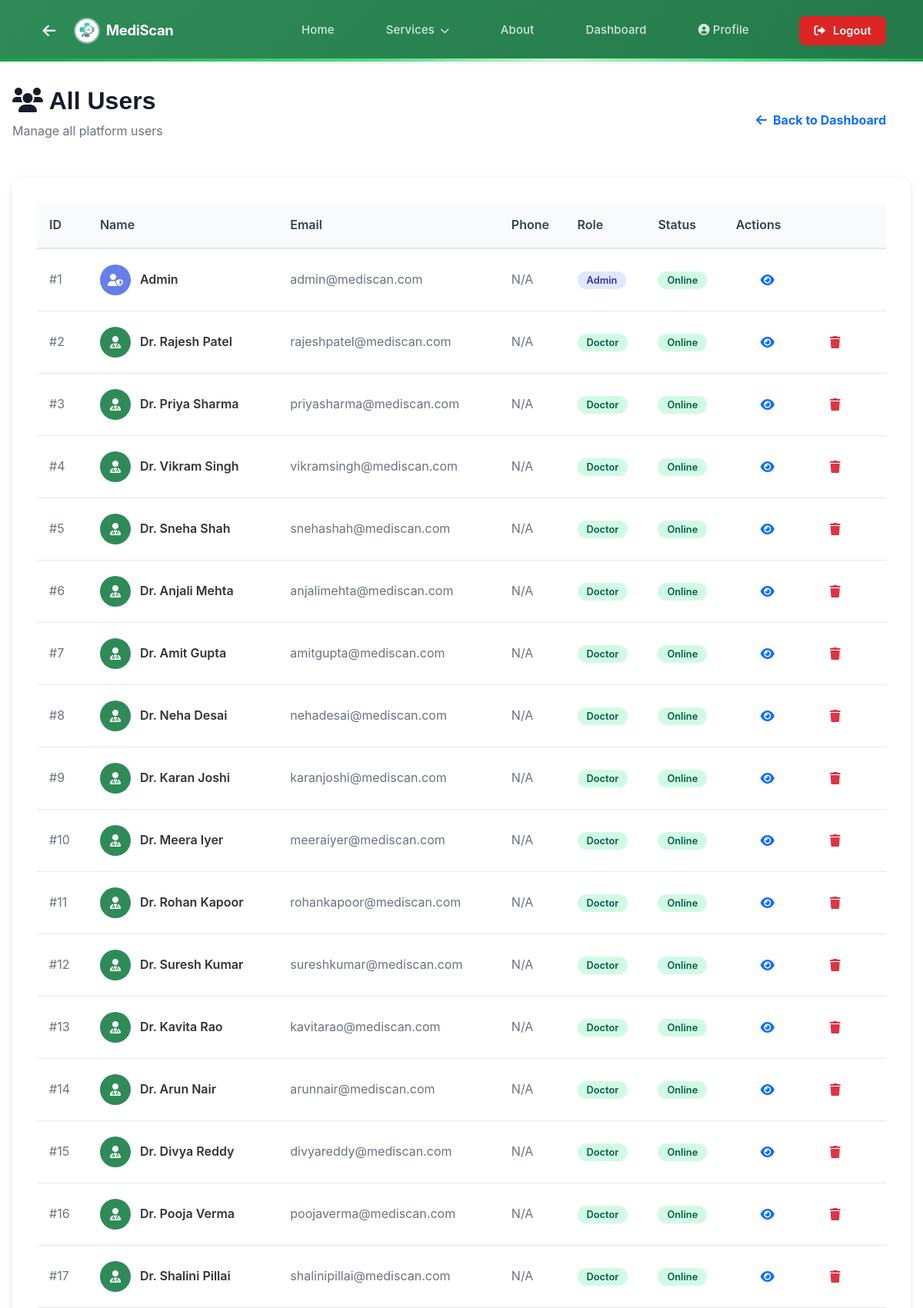
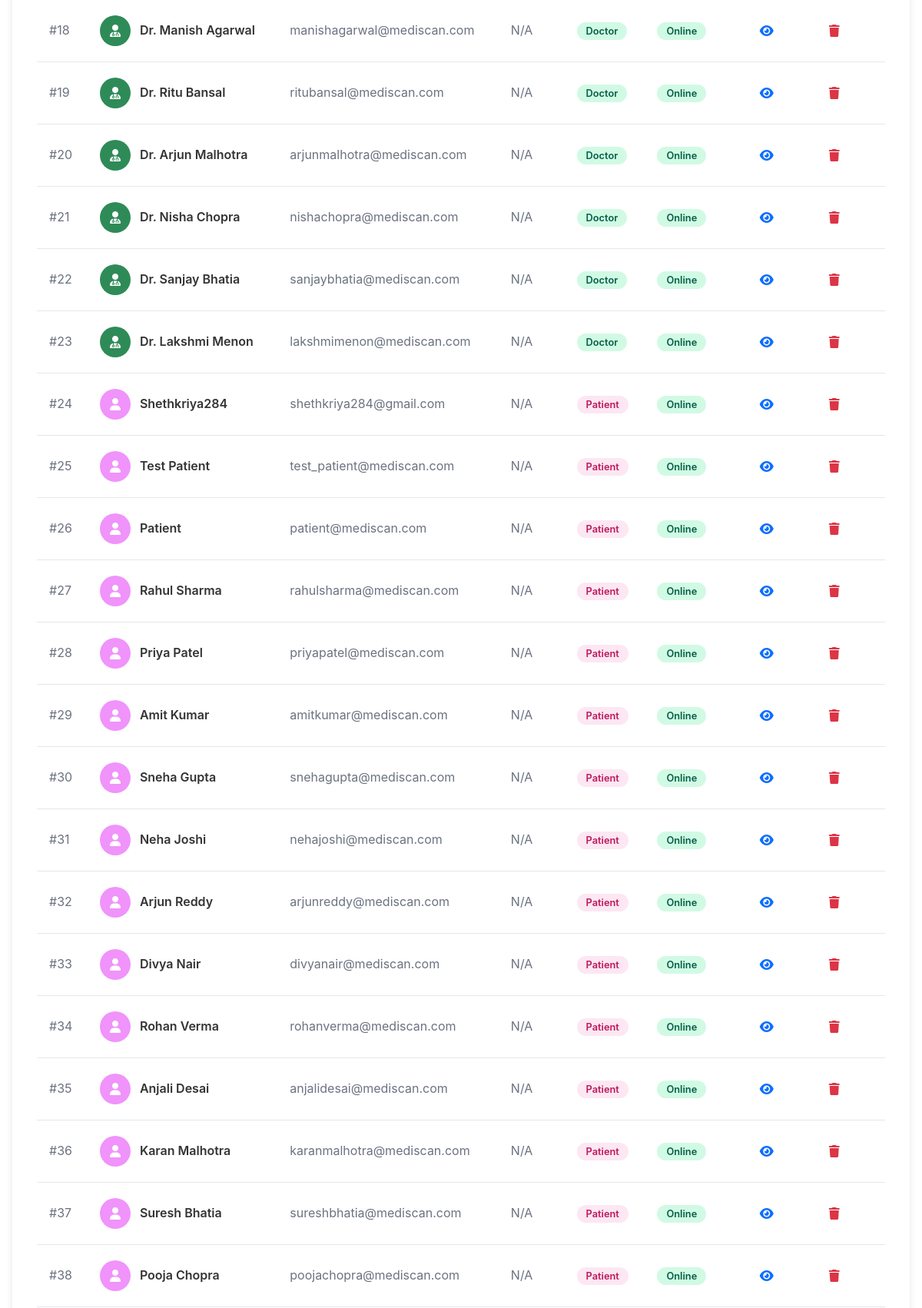
The app's page /admin/users (signed in, upper part) with its own data (2 pictures, top to bottom).
### app.py (models this page shows, shortened)
class User(UserMixin, db.Model):
    id = db.Column(db.Integer, primary_key=True)
    username = db.Column(db.String(80), unique=True, nullable=False)
    email = db.Column(db.String(120), unique=True, nullable=False)
    phone = db.Column(db.String(20), unique=True)
    password_hash = db.Column(db.String(128))
    otp_code = db.Column(db.String(6))
    otp_expiry = db.Column(db.DateTime)
    role = db.Column(db.String(20), nullable=False, default='patient') # patient, doctor, admin
    created_date = db.Column(db.DateTime, default=datetime.utcnow)
    profile_image = db.Column(db.String(200))
    date_of_birth = db.Column(db.Date)
    gender = db.Column(db.String(10))
    blood_group = db.Column(db.String(5))
    is_online = db.Column(db.Boolean, default=True)
    last_seen = db.Column(db.DateTime, default=datetime.utcnow)
    patient_profile = db.relationship('PatientProfile', backref='user', uselist=False, cascade="all, delete-orphan")
    doctor_profile = db.relationship('DoctorProfile', backref='user', uselist=False, cascade="all, delete-orphan")
    health_metrics = db.relationship('HealthMetric', backref='user', cascade="all, delete-orphan")
    wallet_balance = db.Column(db.Float, default=0.0)
    rewards = db.relationship('UserReward', backref='user', lazy=True, cascade="all, delete-orphan")
    subscriptions = db.relationship('UserSubscription', backref='user', lazy=True, cascade="all, delete-orphan")

### app.py (the view)
@app.route('/admin/users')
@login_required
def admin_view_users():
    if current_user.role != 'admin':
        flash('Unauthorized access', 'error')
        return redirect(url_for('dashboard'))
    users = User.query.all()
    return render_template('admin_view_users.html', users=users)

### app.py (called while the page is built)
@login_manager.user_loader
def load_user(user_id):
    return User.query.get(int(user_id))

### templates/admin_view_users.html (shortened to what this page needs)
{% extends "base.html" %}
{% block content %}
<div class="container" style="padding: 2rem 1rem;">
    <div style="display: flex; justify-content: space-between; align-items: center; margin-bottom: 2rem;">
        <div>
            <h2 style="font-size: 2rem; font-weight: 700; color: #1a1a2e; margin-bottom: 0.5rem;">
                <i class="fas fa-users"></i> All Users
            </h2>
            <p style="color: #6b7280;">Manage all platform users</p>
        </div>
        <a href="{{ url_for('admin_dashboard') }}" class="btn btn-outline-primary">
            <i class="fas fa-arrow-left"></i> Back to Dashboard
        </a>
    </div>
    <div style="background: white; border-radius: 12px; padding: 2rem; box-shadow: 0 2px 10px rgba(0,0,0,0.1);">
        <div style="overflow-x: auto;">
            <table style="width: 100%; border-collapse: collapse;">
                <thead>
                    <tr style="background: #f9fafb; border-bottom: 2px solid #e5e7eb;">
                        <th style="padding: 1rem; text-align: left; font-weight: 600; color: #374151;">ID</th>
                        <th style="padding: 1rem; text-align: left; font-weight: 600; color: #374151;">Name</th>
                        <th style="padding: 1rem; text-align: left; font-weight: 600; color: #374151;">Email</th>
                        <th style="padding: 1rem; text-align: left; font-weight: 600; color: #374151;">Phone</th>
                        <th style="padding: 1rem; text-align: left; font-weight: 600; color: #374151;">Role</th>
                        <th style="padding: 1rem; text-align: left; font-weight: 600; color: #374151;">Status</th>
                        <th style="padding: 1rem; text-align: left; font-weight: 600; color: #374151;">Actions</th>
                    </tr>
                </thead>
                <tbody>
                    {% for user in users %}
                    <tr style="border-bottom: 1px solid #e5e7eb;">
                        <td style="padding: 1rem; color: #6b7280;">#{{ user.id }}</td>
                        <td style="padding: 1rem;">
                            <div style="display: flex; align-items: center; gap: 0.75rem;">
                                <div style="width: 40px; height: 40px; background: {% if user.role == 'doctor' %}#2E8B57{% elif user.role == 'admin' %}#667eea{% else %}#f093fb{% endif %}; border-radius: 50%; display: flex; align-items: center; justify-content: center; color: white;">
                                    <i class="fas {% if user.role == 'doctor' %}fa-user-md{% elif user.role == 'admin' %}fa-user-shield{% else %}fa-user{% endif %}"></i>
                                </div>
                                <span style="font-weight: 600;">{{ user.username }}</span>
                            </div>
                        </td>
                        <td style="padding: 1rem; color: #6b7280;">{{ user.email }}</td>
                        <td style="padding: 1rem; color: #6b7280;">{{ user.phone or 'N/A' }}</td>
                        <td style="padding: 1rem;">
                            <span style="background: {% if user.role == 'doctor' %}#d1fae5{% elif user.role == 'admin' %}#e0e7ff{% else %}#fce7f3{% endif %}; color: {% if user.role == 'doctor' %}#065f46{% elif user.role == 'admin' %}#3730a3{% else %}#be185d{% endif %}; padding: 0.25rem 0.75rem; border-radius: 12px; font-size: 0.8rem; font-weight: 600;">
                                {{ user.role.title() }}
                            </span>
                        </td>
                        <td style="padding: 1rem;">
                            <span style="background: {% if user.is_online %}#d1fae5{% else %}#fee2e2{% endif %}; color: {% if user.is_online %}#065f46{% else %}#991b1b{% endif %}; padding: 0.25rem 0.75rem; border-radius: 12px; font-size: 0.8rem; font-weight: 600;">
                                {% if user.is_online %}Online{% else %}Offline{% endif %}
                            </span>
                        </td>
                        <td style="padding: 1rem;">
                            <div style="display: flex; gap: 0.5rem;">
                                <button class="btn btn-sm btn-outline-primary" onclick="viewUser({{ user.id }})">
                                    <i class="fas fa-eye"></i>
                                </button>
                                {% if user.role != 'admin' %}
                                <button class="btn btn-sm btn-outline-danger" onclick="deleteUser({{ user.id }})">
                                    <i class="fas fa-trash"></i>
                                </button>
                                {% endif %}
                            </div>
                        </td>
                    </tr>
                    {% endfor %}
                </tbody>
            </table>
        </div>
    </div>
</div>
{% endblock %}

### static/css/style.css (style rules this page uses)
:root { --primary-color: #2E8B57; --secondary-color: #3CB371; --accent-color: #66CDAA; --background-color: #ffffff; --card-bg: #ffffff; --text-primary: #333333; --text-secondary: #666666; --success: #10b981; --warning: #f59e0b; --danger: #ef4444; --font-heading: 'Outfit', sans-serif; --font-body: 'Inter', sans-serif; --shadow-sm: 0 1px 3px rgba(0, 0, 0, 0.1); --shadow-md: 0 4px 6px -1px rgba(0, 0, 0, 0.1), 0 2px 4px -2px rgba(0, 0, 0, 0.1); --shadow-lg: 0 10px 15px -3px rgba(0, 0, 0, 0.1), 0 4px 6px -4px rgba(0, 0, 0, 0.1); --radius: 1rem; }
* { margin: 0; padding: 0; box-sizing: border-box; }
body { font-family: var(--font-body); background-color: #ffffff !important; color: var(--text-primary); line-height: 1.6; padding-top: 80px; padding-top: 80px; }
html { background-color: #ffffff !important; }
h1, h2, h3, h4, h5, h6 { font-family: var(--font-heading); font-weight: 700; color: var(--text-primary); }
.btn { display: inline-flex; align-items: center; justify-content: center; padding: 0.75rem 1.5rem; border-radius: 0.5rem; font-weight: 600; text-decoration: none; transition: all 0.2s; border: none; cursor: pointer; font-size: 1rem; gap: 0.5rem; }
.container { max-width: 1200px; margin: 0 auto; padding: 2rem; }

### static/css/booking.css (style rules this page uses)
.btn { padding: 1rem 2rem; border: none; border-radius: 12px; font-weight: 700; font-size: 1rem; cursor: pointer; transition: all 0.3s ease; display: flex; align-items: center; gap: 0.5rem; }

### templates/base.html (style rules this page uses)
body { font-family: 'Inter', 'Outfit', -apple-system, BlinkMacSystemFont, "Segoe UI", Roboto, Helvetica, Arial, sans-serif, "Apple Color Emoji", "Segoe UI Emoji", "Segoe UI Symbol"; }

### records on screen
User: id "1", username "Admin", email "admin@mediscan.com", phone "N/A", role "Admin", is_online "Online"
User: id "2", username "Dr. Rajesh Patel", email "rajeshpatel@mediscan.com", phone "N/A", role "Doctor", is_online "Online"
User: id "3", username "Dr. Priya Sharma", email "priyasharma@mediscan.com", phone "N/A", role "Doctor", is_online "Online"
User: id "4", username "Dr. Vikram Singh", email "vikramsingh@mediscan.com", phone "N/A", role "Doctor", is_online "Online"
User: id "5", username "Dr. Sneha Shah", email "snehashah@mediscan.com", phone "N/A", role "Doctor", is_online "Online"
User: id "6", username "Dr. Anjali Mehta", email "anjalimehta@mediscan.com", phone "N/A", role "Doctor", is_online "Online"
User: id "7", username "Dr. Amit Gupta", email "amitgupta@mediscan.com", phone "N/A", role "Doctor", is_online "Online"
User: id "8", username "Dr. Neha Desai", email "nehadesai@mediscan.com", phone "N/A", role "Doctor", is_online "Online"
User: id "9", username "Dr. Karan Joshi", email "karanjoshi@mediscan.com", phone "N/A", role "Doctor", is_online "Online"
User: id "10", username "Dr. Meera Iyer", email "meeraiyer@mediscan.com", phone "N/A", role "Doctor", is_online "Online"
User: id "11", username "Dr. Rohan Kapoor", email "rohankapoor@mediscan.com", phone "N/A", role "Doctor", is_online "Online"
User: id "12", username "Dr. Suresh Kumar", email "sureshkumar@mediscan.com", phone "N/A", role "Doctor", is_online "Online"
User: id "13", username "Dr. Kavita Rao", email "kavitarao@mediscan.com", phone "N/A", role "Doctor", is_online "Online"
User: id "14", username "Dr. Arun Nair", email "arunnair@mediscan.com", phone "N/A", role "Doctor", is_online "Online"
User: id "15", username "Dr. Divya Reddy", email "divyareddy@mediscan.com", phone "N/A", role "Doctor", is_online "Online"
User: id "16", username "Dr. Pooja Verma", email "poojaverma@mediscan.com", phone "N/A", role "Doctor", is_online "Online"
User: id "17", username "Dr. Shalini Pillai", email "shalinipillai@mediscan.com", phone "N/A", role "Doctor", is_online "Online"
User: id "18", username "Dr. Manish Agarwal", email "manishagarwal@mediscan.com", phone "N/A", role "Doctor", is_online "Online"
User: id "19", username "Dr. Ritu Bansal", email "ritubansal@mediscan.com", phone "N/A", role "Doctor", is_online "Online"
User: id "20", username "Dr. Arjun Malhotra", email "arjunmalhotra@mediscan.com", phone "N/A", role "Doctor", is_online "Online"
User: id "21", username "Dr. Nisha Chopra", email "nishachopra@mediscan.com", phone "N/A", role "Doctor", is_online "Online"
User: id "22", username "Dr. Sanjay Bhatia", email "sanjaybhatia@mediscan.com", phone "N/A", role "Doctor", is_online "Online"
User: id "23", username "Dr. Lakshmi Menon", email "lakshmimenon@mediscan.com", phone "N/A", role "Doctor", is_online "Online"
User: id "24", username "Shethkriya284", email "shethkriya284@gmail.com", phone "N/A", role "Patient", is_online "Online"
User: id "25", username "Test Patient", email "test_patient@mediscan.com", phone "N/A", role "Patient", is_online "Online"
User: id "26", username "Patient", email "patient@mediscan.com", phone "N/A", role "Patient", is_online "Online"
User: id "27", username "Rahul Sharma", email "rahulsharma@mediscan.com", phone "N/A", role "Patient", is_online "Online"
User: id "28", username "Priya Patel", email "priyapatel@mediscan.com", phone "N/A", role "Patient", is_online "Online"
User: id "29", username "Amit Kumar", email "amitkumar@mediscan.com", phone "N/A", role "Patient", is_online "Online"
User: id "30", username "Sneha Gupta", email "snehagupta@mediscan.com", phone "N/A", role "Patient", is_online "Online"
User: id "31", username "Neha Joshi", email "nehajoshi@mediscan.com", phone "N/A", role "Patient", is_online "Online"
User: id "32", username "Arjun Reddy", email "arjunreddy@mediscan.com", phone "N/A", role "Patient", is_online "Online"
User: id "33", username "Divya Nair", email "divyanair@mediscan.com", phone "N/A", role "Patient", is_online "Online"
User: id "34", username "Rohan Verma", email "rohanverma@mediscan.com", phone "N/A", role "Patient", is_online "Online"
User: id "35", username "Anjali Desai", email "anjalidesai@mediscan.com", phone "N/A", role "Patient", is_online "Online"
User: id "36", username "Karan Malhotra", email "karanmalhotra@mediscan.com", phone "N/A", role "Patient", is_online "Online"
User: id "37", username "Suresh Bhatia", email "sureshbhatia@mediscan.com", phone "N/A", role "Patient", is_online "Online"
User: id "38", username "Pooja Chopra", email "poojachopra@mediscan.com", phone "N/A", role "Patient", is_online "Online"
